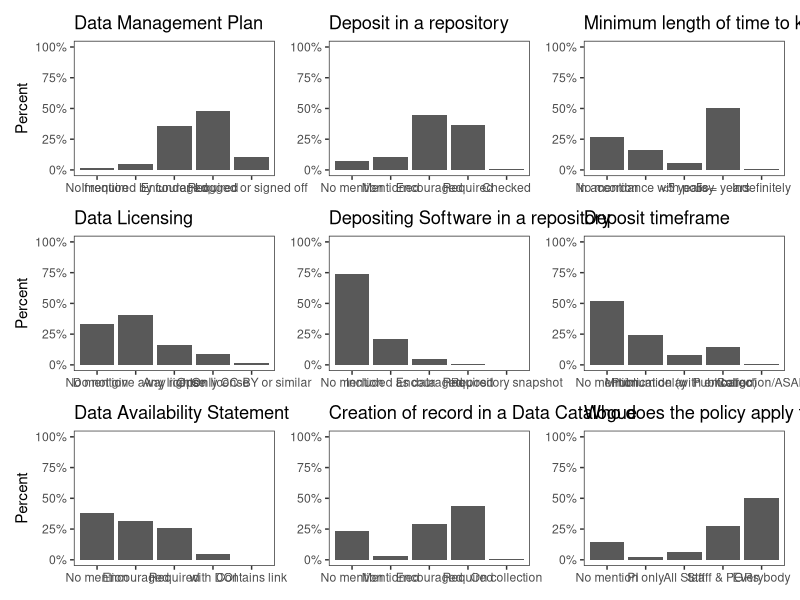

Recreate this plot in R.
library(patchwork)
library(tidyverse)
library(readr)
library(ggplot2)

RDMPolicy <- read_csv("Data/Policies.csv")
View(RDMPolicy)

#Strength of DMP requirement barplot
RDMPolicy$DMP <- as.factor(RDMPolicy$DMP)
RDMPolicy$DMP
levels(RDMPolicy$DMP)<-c('No mention', 'If required by funder', 'Encouraged', 'Required', 'Logged or signed off')

g1<-ggplot(RDMPolicy, aes(DMP)) + 
  geom_bar(aes(y = (after_stat(count))/sum(after_stat(count)))) + 
  scale_y_continuous(labels=scales::percent, limits=c(0, 1)) +
  scale_x_discrete(labels=c('No mention', 'If required by funder', 'Encouraged', 'Required', 'Logged or signed off'),drop = FALSE)	+
  labs(title="Data Management Plan",
       x="DMP requirement",
       y="Percent") +
  theme_bw() +
  theme(panel.grid = element_blank(), axis.title.x = element_blank())

#Strength of data deposit requirement barplot
RDMPolicy$'Data deposit' <- as.factor(RDMPolicy$`Data deposit`)
RDMPolicy$'Data deposit'
levels(RDMPolicy$'Data deposit')<-c('No mention', 'Mentioned', 'Encouraged', 'Required', 'Checked')

g2<-ggplot(RDMPolicy, aes(`Data deposit`)) + 
  geom_bar(aes(y = (after_stat(count))/sum(after_stat(count)))) + 
  scale_y_continuous(labels=scales::percent, limits=c(0, 1)) +
  scale_x_discrete(labels=c('No mention', 'Mentioned', 'Encouraged', 'Required', 'Checked'),drop = FALSE)	+
  labs(title="Deposit in a repository",
       x="Repository deposit",
       y="Percent") +
  theme_bw() +
  theme(panel.grid = element_blank(), axis.title.x = element_blank(), axis.title.y = element_blank())

#Minimum length of time to keep data
RDMPolicy$`Min Time` <- as.factor(RDMPolicy$`Min Time`)
RDMPolicy$`Min Time`
levels(RDMPolicy$`Min Time`)<-c('No mention',	'In accordance with policy',	'<5 years',	'5>= years', 'Indefintely')

g3<-ggplot(RDMPolicy, aes(`Min Time`)) + 
  geom_bar(aes(y = (after_stat(count))/sum(after_stat(count)))) + 
  scale_y_continuous(labels=scales::percent, limits=c(0, 1)) +
  scale_x_discrete(labels=c('No mention',	'In accordance with policy', '<5 years', '5>= years', 'Indefinitely'),drop = FALSE)	+
  labs(title="Minimum length of time to keep data",
       x="Time",
       y="Percent") +
  theme_bw() +
  theme(panel.grid = element_blank(), axis.title.x = element_blank(), axis.title.y = element_blank())

#Open Licenses
RDMPolicy$`Data licenses` <- as.factor(RDMPolicy$`Data licenses`)
RDMPolicy$`Data licenses`
levels(RDMPolicy$`Data licenses`)<-c('No mention', 'Do not give away rights', 'Any license', 'Open license', 'Only CC-BY or similar')

g4<-ggplot(RDMPolicy, aes(`Data licenses`)) + 
  geom_bar(aes(y = (after_stat(count))/sum(after_stat(count)))) + 
  scale_y_continuous(labels=scales::percent, limits=c(0, 1)) +
  scale_x_discrete(labels=c('No mention', 'Do not give away rights', 'Any license', 'Open license', 'Only CC-BY or similar'),drop = FALSE)	+
  labs(title="Data Licensing",
       x="License",
       y="Percent") +
  theme_bw() +
  theme(panel.grid = element_blank(), axis.title.x = element_blank())

#Software deposit
RDMPolicy$`Software deposit` <- as.factor(RDMPolicy$`Software deposit`)
RDMPolicy$`Software deposit`
levels(RDMPolicy$`Software deposit`)<-c('No mention',	'Included as data',	'Encouraged',	'Required', 'Repository snapshot')

g5<-ggplot(RDMPolicy, aes(`Software deposit`)) + 
  geom_bar(aes(y = (after_stat(count))/sum(after_stat(count)))) + 
  scale_y_continuous(labels=scales::percent, limits=c(0, 1)) +
  scale_x_discrete(labels=c('No mention',	'Included as data',	'Encouraged',	'Required', 'Repository snapshot'),drop = FALSE)	+
  labs(title="Depositing Software in a repository",
       y="Percent") +
  theme_bw() +
  theme(panel.grid = element_blank(), axis.title.x = element_blank(), axis.title.y = element_blank())

#Timeframe for depositing
RDMPolicy$`Deposit timeframe` <- as.factor(RDMPolicy$`Deposit timeframe`)
RDMPolicy$`Deposit timeframe`
levels(RDMPolicy$`Deposit timeframe`)<-c('No mention', 'Minimum delay', 'Publication (with embargo)', 'Publication', 'Collection/As soon as possible'
)

g6<-ggplot(RDMPolicy, aes(`Deposit timeframe`)) + 
  geom_bar(aes(y = (after_stat(count))/sum(after_stat(count)))) + 
  scale_y_continuous(labels=scales::percent, limits=c(0, 1)) +
  scale_x_discrete(labels=c('No mention', 'Minimum delay', 'Publication (with embargo)', 'Publication', 'Collection/ASAP'),drop = FALSE)	+
  labs(title="Deposit timeframe",
       x="Policy",
       y="Percent") +
  theme_bw() +
  theme(panel.grid = element_blank(), axis.title.x = element_blank(), axis.title.y = element_blank())

#Data Availability Requirement

RDMPolicy$`DAS` <- as.factor(RDMPolicy$`DAS`)
RDMPolicy$`DAS`
levels(RDMPolicy$`DAS`)<-c('No mention', 'Encouraged', 'Required', 'with DOI', 'Contains link'
)

g7<-ggplot(RDMPolicy, aes(`DAS`)) + 
  geom_bar(aes(y = (after_stat(count))/sum(after_stat(count)))) + 
  scale_y_continuous(labels=scales::percent, limits=c(0, 1)) +
  scale_x_discrete(labels=c('No mention', 'Encouraged', 'Required', 'with DOI', 'Contains link'),drop = FALSE)	+
  labs(title="Data Availability Statement",
       x="`Policy`",
       y="Percent") +
  theme_bw() +
  theme(panel.grid = element_blank(), axis.title.x = element_blank())

#Data Catalogue
RDMPolicy$`Data catalogue` <- as.factor(RDMPolicy$`Data catalogue`)
RDMPolicy$`Data catalogue`
levels(RDMPolicy$`Data catalogue`)<-c('No mention',	'Mentioned',	'Encouraged',	'Required',	'On collection'
)

g8<-ggplot(RDMPolicy, aes(`Data catalogue`)) + 
  geom_bar(aes(y = (after_stat(count))/sum(after_stat(count)))) + 
  scale_y_continuous(labels=scales::percent, limits=c(0, 1)) +
  scale_x_discrete(labels=c('No mention',	'Mentioned',	'Encouraged',	'Required',	'On collection'),drop = FALSE)	+
  labs(title="Creation of record in a Data Catalogue",
       x="`Policy`",
       y="Percent") +
  theme_bw() +
  theme(panel.grid = element_blank(), axis.title.x = element_blank(), axis.title.y = element_blank())

#Scope of who the policy applies to
RDMPolicy$Who <- as.factor(RDMPolicy$Who)
RDMPolicy$Who
levels(RDMPolicy$Who)<-c('No mention','PI only',	'All Staff',	'Staff & PGRs',	'Everybody'
                         
)

g9<-ggplot(RDMPolicy, aes(Who)) + 
  geom_bar(aes(y = (after_stat(count))/sum(after_stat(count)))) + 
  scale_y_continuous(labels=scales::percent, limits=c(0, 1)) +
  scale_x_discrete(labels=c('No mention',	'PI only', 'All Staff', 'Staff & PGRs',	'Everybody'),drop = FALSE)	+
  labs(title="Who does the policy apply to?",
       x="`Who`",
       y="Percent") +
  theme_bw() +
  theme(panel.grid = element_blank(), axis.title.x = element_blank(), axis.title.y = element_blank())
#Create a 3 x 3 plot of graphs. Layout still needs work.

(g1 | g2 | g3) /
(g4 | g5 | g6) /
(g7 | g8 | g9)
